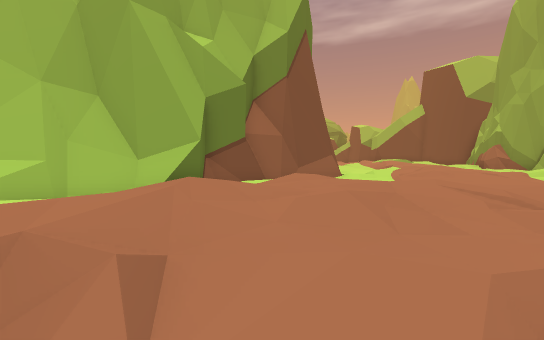
[1] (above)

16 first-person views from a walk through a Unity game level. The camera is 1.3 m above the floor, tilts 2° down and sees 90° across. The floor is counted in squares, 2 m on a side. Each view is taken from the middle of a square. On the plan, view 1 faces up. The plan holds only what a view shows up to about 9 squares ahead; the rest is blank. The place goes on beyond the plan. The player is left out.

[2]
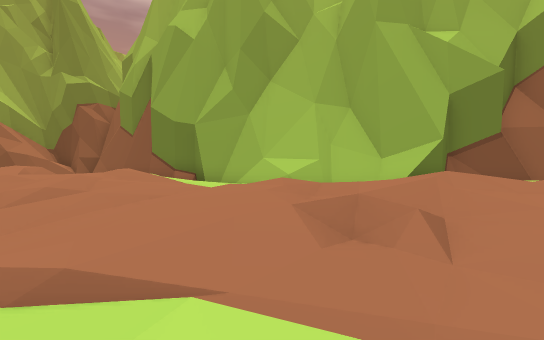

[3]
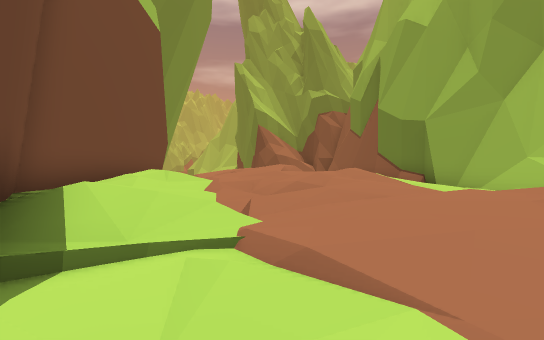

[4]
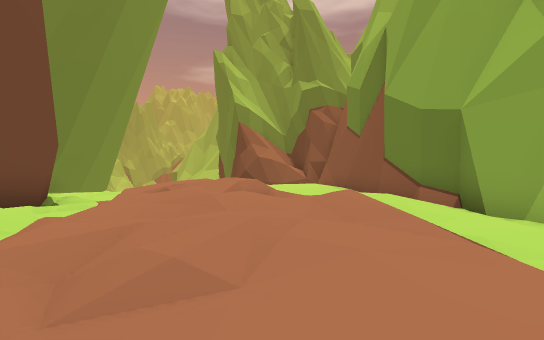

[5]
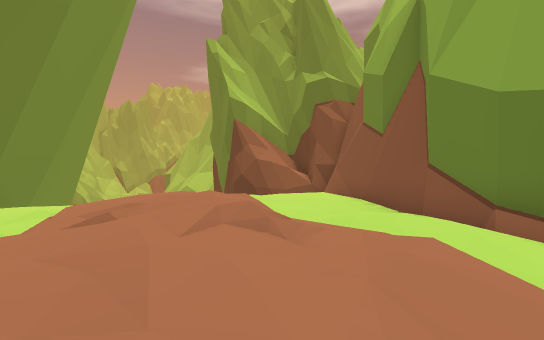

[6]
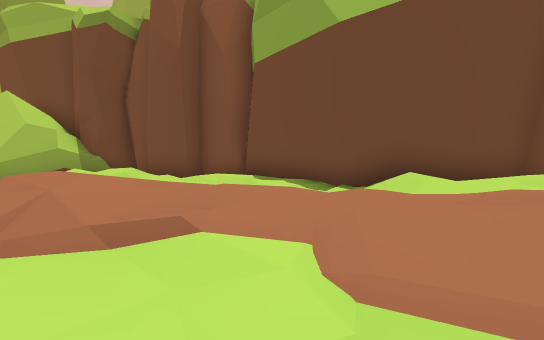

[7]
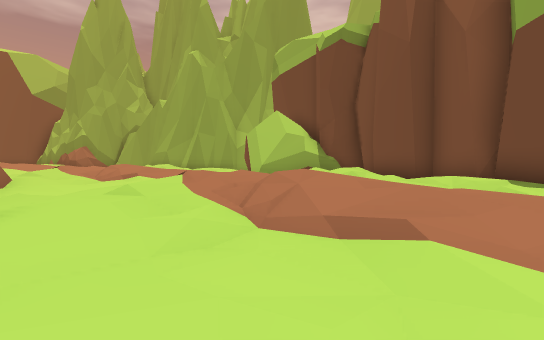

[8]
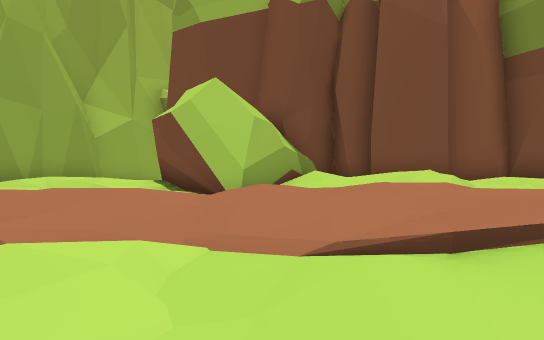

[9]
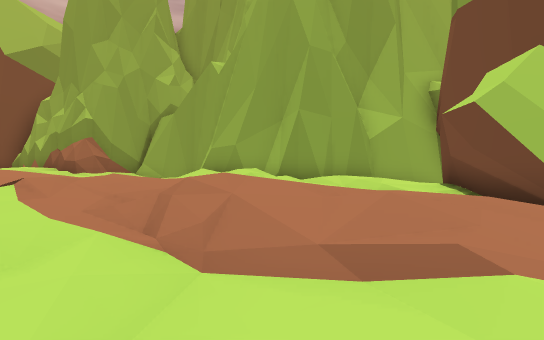

[10]
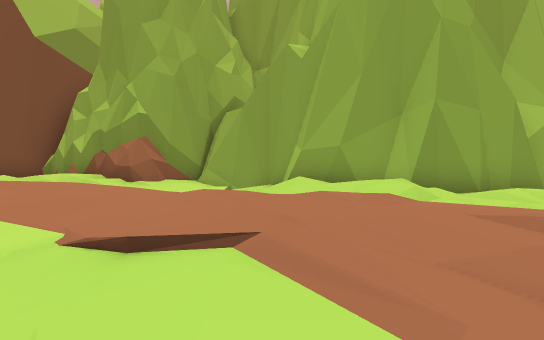

[11]
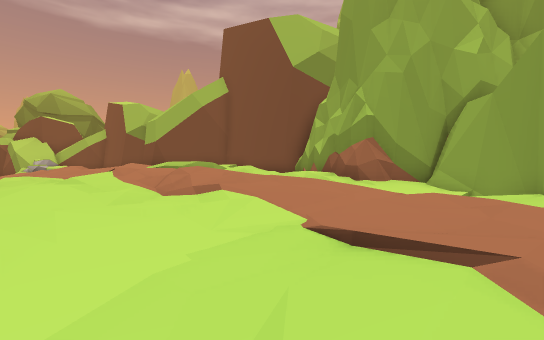

[12]
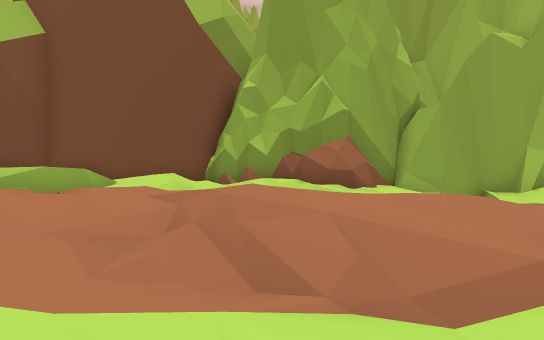

[13]
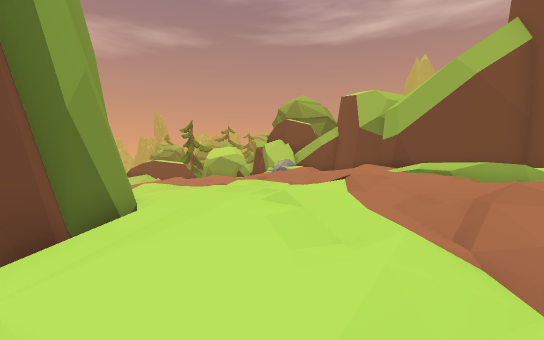

[14]
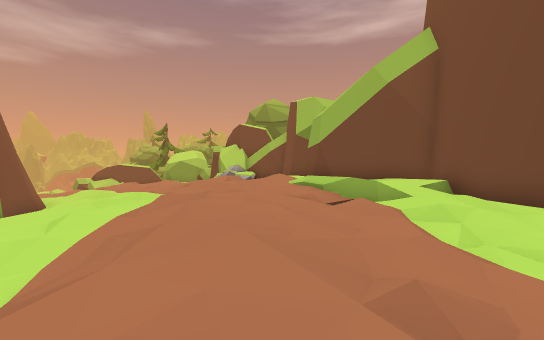

[15]
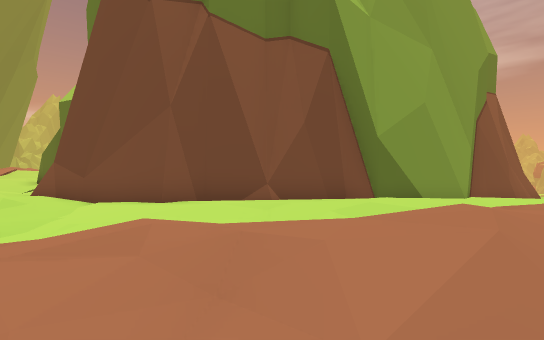

[16]
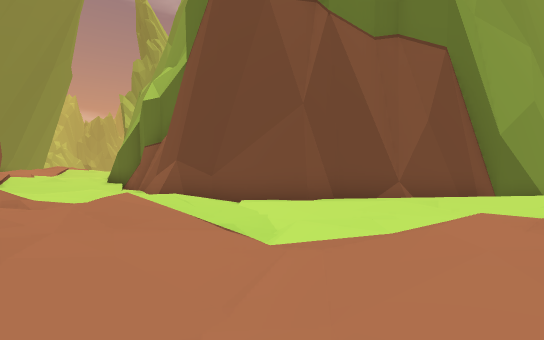

### Floor plan
Key: @ floor where view 1 was taken; # wall or solid block; . main floor; : floor 0.25 m higher than the main floor; - floor 0.25 m lower than the main floor; + floor 0.5 m higher than the main floor; _ floor 0.5 m lower than the main floor; * floor 0.75 m higher than the main floor; < floor 0.75 m lower than the main floor; % floor 1 m higher than the main floor; ( floor 1 m lower than the main floor; ! floor 1.25 m lower than the main floor; / step, stairs or slope; = window, fence, low wall or low ledge; ^ raised ledge; v drop or lower ground.
Columns run from 14 left of view 1 to 14 right of it. Each row starts with its distance up from view 1.
 24               #/<  -/+*+  ##
 23               #/// /.:++ ++#
 22               ##!//../+% ++#
 21                ##/-..:++/:.#
 20                 #(-./:+.:+.#
 19                 # -//++.//..#
 18                 ^#.../+:...##
 17                 ^#-../+:..:#
 16                  =-_-+:/-/##
 15                  #---:+:._##
 14                  #--.....-/#
 13                  #--_-..-__#
 12                 ##_-/..._vv#
 11                 #--.::.--/_#
 10                ##--.......##
  9               #/<_//:.-:.##
  8             ^##___/:/.-/.#
  7            ##____/../-_.##
  6          ^##/-----..- /.#
  5        ###<_--./...-  --#
  4      ###< _<_-/::../###_#
  3 ^#####______///../-_#  ##
  2 #/<__--.---..:..-../#
  1 v_____.:...../.-//..#
  0 v<__///.:....-@_./  #
 -1    ..:::./-//__/.####
 -2    ../..-.-__<-.##
 -3    ..--_//.:#####
 -4    ____-./-##
 -5   v<_#######
 -6   v(
 -7 ###(

Positions as (right, up) in squares from view 1, and headings:
1: (0, 0), facing up
2: (0, -1), facing up-left
3: (0, -1), facing left
4: (-3, 0), facing left
5: (-5, 0), facing left
6: (-5, 3), facing down-right
7: (-5, 3), facing right
8: (1, 7), facing down-right
9: (2, 8), facing right
10: (4, 11), facing right
11: (4, 11), facing up-right
12: (5, 17), facing right
13: (5, 15), facing up
14: (8, 15), facing up
15: (9, 16), facing left
16: (9, 13), facing left
